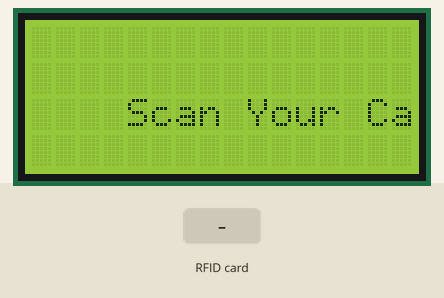
This sketch was run on a simulated ESP32. Shown: 16×4 character LCD. Inputs (shaded band) come from the test bench. WiFi joins after 1.5 s; servers stay silent unless stated; uploads are accepted with an empty reply; what the sketch prints to the serial monitor is not drawn.

Above: at 3.8 s.
3.9 s: RFID card 5E 7A 19 C4 held to the reader
At 5.2 s:
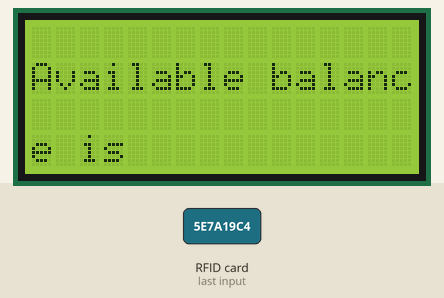
Timing chart, 0 to 6.9 s (numbered marks = the images above; inputs shaded):
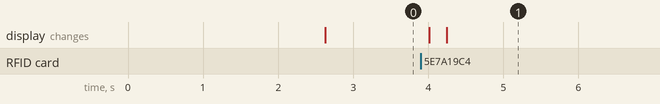

Measured:
- after the input at 3.9 s, the display: first changes after 0.11 s (image 1 shows a later state)

The sketch:

vms_device1.ino
```cpp
#include <WiFi.h>     //Include Esp library
#include <HTTPClient.h>
#include <SPI.h>
#include <MFRC522.h>        //include RFID library
#include <Wire.h>
#include <LiquidCrystal_I2C.h>
#define SS_PIN 4 //RX slave select
#define RST_PIN 5
MFRC522 mfrc522(SS_PIN, RST_PIN); // Create MFRC522 instance.
/* Set these to your desired credentials. */


const char *ssid = "geeks";  //ENTER YOUR WIFI SETTINGS
const char *password = "susu@1998";

String getData ,Link;
String CardID="";
LiquidCrystal_I2C lcd(0x27, 16, 4);
void setup() {
  Serial.begin(9600);

  SPI.begin();  // Init SPI bus
  mfrc522.PCD_Init(); // Init MFRC522 card

  WiFi.mode(WIFI_OFF);
  delay(1000);
  WiFi.mode(WIFI_STA);
  WiFi.begin(ssid, password);     //Connect to your WiFi router
  Serial.println("");
  Serial.print("Connecting to ");
  Serial.print(ssid);
  // Wait for connection
  while (WiFi.status() != WL_CONNECTED) {
    delay(500);
    Serial.print(".");
  }
  //If connection successful show IP address in serial monitor
  Serial.println("");
  Serial.println("Connected");
  Serial.print("IP address: ");
  Serial.println(WiFi.localIP());  //IP address assigned to your ESP
    lcd.init();
  // turn on LCD backlight
  lcd.backlight();
}
void loop() {
        if(WiFi.status() != WL_CONNECTED){
          WiFi.disconnect();
          WiFi.mode(WIFI_STA);
          WiFi.begin(ssid, password);
        while (WiFi.status() != WL_CONNECTED) {
          delay(500);
        }
        }
        lcd.setCursor(0, 2);
      // print message
        lcd.print("Scan Your Card");
        /////////////////////////////////////////////////////////////////rfid card
        if ( ! mfrc522.PICC_IsNewCardPresent()) {
              return;
        }
        if ( ! mfrc522.PICC_ReadCardSerial()) {
          return;
        }
        for (byte i = 0; i < mfrc522.uid.size; i++) {
           CardID += mfrc522.uid.uidByte[i];
        }
        Serial.println(CardID);
        delay(100);
        getData = CardID;
        lcd.clear();
        //////////////////////////////////////////////send to server for balance check
        HTTPClient http;
        Link = "https://vms.techforfun.in/update.php?id="+getData+"&type=Check";
        http.begin(Link);
        int httpCode = http.GET();
        delay(10);
        String payload = http.getString();
        Serial.println(payload);

        lcd.setCursor(0,1);
        lcd.print("Available balance is");
        lcd.setCursor(0,2);
        lcd.print(payload);
        delay(5000);
        /////////////////////////////////////////


        lcd.clear();

        CardID = "";
        Link = "";
        http.end();  //Close connection*/
}
```
